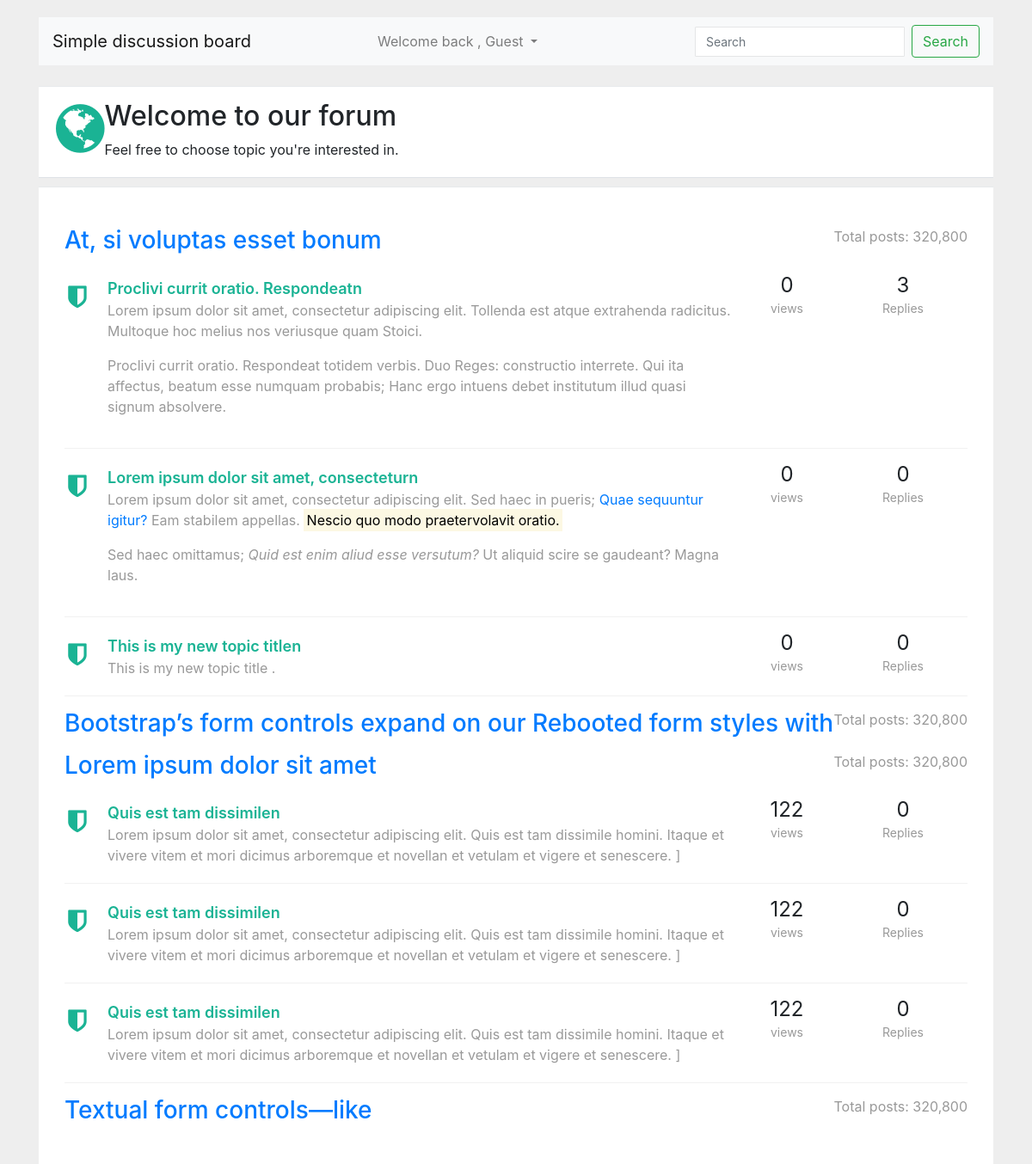
The page / on the database its author committed.
### tables this page shows
CREATE TABLE `forums` (
  `id` int(11) UNSIGNED NOT NULL,
  `title` varchar(122) NOT NULL,
  `slug` varchar(122) NOT NULL,
  `created_at` datetime NOT NULL,
  `updated_at` datetime NOT NULL,
  `user_id` int(11) NOT NULL
);

CREATE TABLE `topics` (
  `id` int(11) NOT NULL,
  `title` varchar(211) NOT NULL,
  `topic_sub_title` text DEFAULT NULL,
  `user_id` int(11) NOT NULL,
  `views` int(11) NOT NULL DEFAULT 0,
  `slug` varchar(122) NOT NULL,
  `likes` int(11) NOT NULL DEFAULT 0,
  `dislikes` int(11) NOT NULL DEFAULT 0,
  `created_at` datetime NOT NULL,
  `updated_at` datetime NOT NULL,
  `forum_id` int(11) NOT NULL
);

### include/class_autoloader.inc.php (called while the page is built, shortened)
<?php
function classAutoloader ( $className ){
	$path = 'classes/';
	$extension = '.class.php';
	$fullPath = $path . $className . $extension ;
}

### include/db.inc.php (called while the page is built, shortened)
<?php
class DbConnect {
	private $host = HOST;
	private $dbname = DBNAME;
	private $username = USERNAME;
	private $password = PASSWORD;
	protected function connect(){
		try {
			$sql = 'mysql:host='. $this -> host .';dbname='. $this -> dbname ;
			$pdo = new PDO ( $sql , $this -> username , $this -> password );
			$pdo -> setAttribute ( PDO::ATTR_DEFAULT_FETCH_MODE , PDO::FETCH_ASSOC );
			$pdo -> setAttribute ( PDO::ATTR_ERRMODE , PDO::ERRMODE_EXCEPTION );
			$pdo -> exec( 'set names utf8');
			return $pdo ;
		} catch ( PDOException $e) {
			echo $e -> getMessage();
		}
	}
}

### classes/forum.class.php (called while the page is built, shortened)
<?php
class Forum extends DbConnect {
public function getAllForums(){
	$sql = 'select * from forums order by title asc';
	$query = $this -> connect() -> query($sql);
	$forums = $query -> fetchAll();
	return $forums;
}
public function getLast3TopicsByForumId($forum_id ){
	$sql = 'select * from topics where forum_id = ? order by created_at desc limit 3';
	$query = $this -> connect() -> prepare($sql);
	$query -> execute([ $forum_id ]);
	$topics = $query -> fetchAll();
	return $topics ;
}
public function getCountOfTopicReplies($topic_id ){
	$sql = 'select * from replies where topic_id = ? ';
	$query = $this -> connect() -> prepare($sql);
	$query ->  execute([ $topic_id ]);
	$replies = count( $query -> fetchAll());
	return $replies;
}
}

### index.php (the view, shortened to what this page needs)
<?php
require_once 'include/db.inc.php';
require_once 'include/class_autoloader.inc.php';
 ?>
 <!doctype html>
<html lang="en">
  <head>
    <?php require_once 'partials/__head.php' ?>
  </head>
  <body>
    <link href="https://maxcdn.bootstrapcdn.com/font-awesome/4.3.0/css/font-awesome.min.css" rel="stylesheet">
<div class="container">
<div class="row">
    <div class="col-lg-12">
        <div class="wrapper wrapper-content animated fadeInRight">
<?php require_once 'partials/__navbar.php' ?>
            <?php require_once 'partials/__top_nav.php' ?>
            <div class="ibox-content forum-container">
<?php
try {
$forum = new Forum();
foreach ( $forum -> getAllForums() as $forumSingle ){
?>
<div class="forum-title">
                    <div class="pull-right forum-desc">
                        <samll>Total posts: 320,800</samll>
                    </div>
                    <h3><a href="forum-topics.php?id=<?php echo $forumSingle['id'] ?>"><?php echo $forumSingle['title']; ?></a></h3>
                </div>
<?php
foreach ( $forum -> getLast3TopicsByForumId($forumSingle['id']) as $topicSingle ){
?>
  <div class="forum-item active">
                    <div class="row">
                        <div class="col-md-9">
                            <div class="forum-icon">
                                <i class="fa fa-shield"></i>
                            </div>
                            <a href="topic-replies.php?id=<?php echo $topic['id'] ?>" class="forum-item-title"><?php echo $topicSingle['title'] ?>n</a>
                            <div class="forum-sub-title"><?php echo $topicSingle['topic_sub_title'] ?></div>
                        </div>
                        <div class="col-md-1 forum-info">
                            <span class="views-number">
                                <?php echo $topicSingle['views'] ?>
                            </span>
                            <div>
                                <small>views</small>
                            </div>
                        </div>
                        <div class="col-md-2 forum-info">
                            <span class="views-number">
<?php
echo $forum -> getCountOfTopicReplies($topicSingle['id'])
 ?>
                            </span>
                            <div>
                                <small>Replies</small>
                            </div>
                        </div>
                    </div>
                </div>
<?php
}
?>
<?php
}
   ?>
   <?php
} catch ( PDOException $e ){
    echo $e -> getMessage();
}
 ?>
            </div>
        </div>
    </div>
</div>
</div>
  </body>
</html>

### partials/__head.php (style rules this page uses)
body { margin-top:20px; background:#eee; }
.forum-item { margin: 10px 0; padding: 10px 0 20px; border-bottom: 1px solid #f1f1f1; }
.views-number { font-size: 24px; line-height: 18px; font-weight: 400; }
.forum-container, .forum-post-container { padding: 30px !important; }
.forum-item small { color: #999; }
.forum-item .forum-sub-title { color: #999; margin-left: 50px; }
.forum-title { margin: 15px 0 15px 0; }
.forum-info { text-align: center; }
.forum-desc { color: #999; }
.forum-icon { float: left; width: 30px; margin-right: 20px; text-align: center; }
a.forum-item-title { color: inherit; display: block; font-size: 18px; font-weight: 600; }
.forum-icon .fa { font-size: 30px; margin-top: 8px; color: #9b9b9b; }
.forum-item.active .fa { color: #1ab394; }
.forum-item.active a.forum-item-title { color: #1ab394; }
.ibox-content { background-color: #ffffff; color: inherit; padding: 15px 20px 20px 20px; border-color: #e7eaec; border-image: none; border-style: solid solid none; border-width: 1px 0; }

### rows shown on the page
forums: title "At, si voluptas esset bonum"
topics: title "Proclivi currit oratio. Respondeat", topic_sub_title "Lorem ipsum dolor sit amet, consectetur adipiscing elit. Tollenda est atque extrahenda radicitus. Multoque hoc melius nos veriusque quam Stoici. Proclivi currit oratio. Respondeat totidem verbis. Duo Reges: constructio interrete. Qui ita affectus, beatum esse numquam probabis; Hanc ergo intuens debet institutum illud quasi signum absolvere.", views "0", id "3"
topics: title "Lorem ipsum dolor sit amet, consectetur", topic_sub_title "Lorem ipsum dolor sit amet, consectetur adipiscing elit. Sed haec in pueris; Quae sequuntur igitur? Eam stabilem appellas. Nescio quo modo praetervolavit oratio. Sed haec omittamus; Quid est enim aliud esse versutum? Ut aliquid scire se gaudeant? Magna laus.", views "0", id "0"
topics: title "This is my new topic title", topic_sub_title "This is my new topic title .", views "0", id "0"
forums: title "Bootstrap’s form controls expand on our Rebooted form styles with"
forums: title "Lorem ipsum dolor sit amet"
topics: title "Quis est tam dissimile", topic_sub_title "Lorem ipsum dolor sit amet, consectetur adipiscing elit. Quis est tam dissimile homini. Itaque et vivere vitem et mori dicimus arboremque et novellan et vetulam et vigere et senescere. ]", views "122", id "0"
topics: title "Quis est tam dissimile", topic_sub_title "Lorem ipsum dolor sit amet, consectetur adipiscing elit. Quis est tam dissimile homini. Itaque et vivere vitem et mori dicimus arboremque et novellan et vetulam et vigere et senescere. ]", views "122", id "0"
topics: title "Quis est tam dissimile", topic_sub_title "Lorem ipsum dolor sit amet, consectetur adipiscing elit. Quis est tam dissimile homini. Itaque et vivere vitem et mori dicimus arboremque et novellan et vetulam et vigere et senescere. ]", views "122", id "0"
forums: title "Textual form controls—like"

### other values the page prints
SITE_NAME "Simple discussion board"
